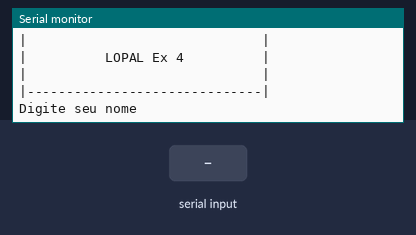
A sketch run on a simulated Arduino Uno, built with avr-gcc and run on an emulated ATmega328P. Parts: the last lines printed to the serial monitor. The test bench sets the inputs (shaded band).

Above: at 1.2 s.
1.3 s: "90,45\n" received over Serial
At 3.0 s:
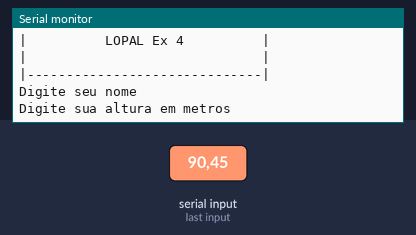
3.8 s: "30,150\n" received over Serial
At 5.0 s:
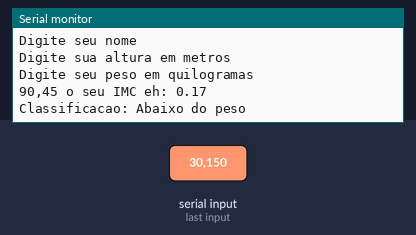

The sketch:

LOPAL_Ex_4.ino
```cpp
//Faça um programa que receba o nome, o peso e a altura de uma
//pessoa. Calcule e imprima o nome e o IMC dessa pessoa - IMC = peso
// / (altura * altura).

//Variáveis
String nome = "";
float altura = 0;
float peso = 0;
float IMC = 0;

void setup ()
{
  Serial.begin (9600);
}

void loop ()
{
  //Cabeçalho
  Serial.println ("|------------------------------|");
  Serial.println ("|                              |");
  Serial.println ("|          LOPAL Ex 4          |");
  Serial.println ("|                              |");
  Serial.println ("|------------------------------|");
  Serial.println ();//pula uma linha
  Serial.println ();//pula uma linha

  //Entrada
  Serial.println ("Digite seu nome");//pergunta o nome do usuário
  while (! Serial.available () );//espera o usuário digitar/dar um <Enter>
  nome = Serial.readString ();//resposta do usuário / ler um texto da serial
  nome.trim ();//retira  o \n (retira o enter capturado)

  Serial.println("Digite sua altura em metros");//pergunta a altura em metros  do usuário
  while (! Serial.available () );//espera o usuário digitar/dar um <Enter>
  altura = Serial.parseFloat ();//resposta do usuário


  Serial.println ("Digite seu peso em quilogramas");//pergunta o peso em quilogramas do usuário
  while (! Serial.available () );//espera o usuário digitar/dar um <Enter>
  peso = Serial.parseFloat ();//resposta do usuário

  //processamento
  IMC = peso / (altura * altura);

  //saída
  Serial.println (String (nome) + " o seu IMC eh: " + String (IMC, 2) );

   //Condicional para classificação do IMC
  if (IMC < 18.5)
{
  Serial.println ("Classificacao: Abaixo do peso");
} else if (IMC >= 18.5 && IMC < 25)
{
  Serial.println ("Classificacao: Peso normal");
} else if (IMC >= 25 && IMC < 30)
{
  Serial.println ("Classificacao: Sobrepeso");
} else if (IMC >= 30 && IMC < 35)
{
  Serial.println ("Classificacao: Obesidade grau I");
} else if (IMC >= 35 && IMC < 40)
{
  Serial.println ("Classificacao: Obesidade grau II");
} else
{
  Serial.println ("Classificacao: Obesidade grau III (morbida)");
}
  Serial.println ();
  delay (10000);//aguarda 5 segundos antes de rodar o loop novamente
}
```

Measured:
- after the input at 1.3 s, the serial monitor: prints a new line after 1.0 s (image 1)
- after the input at 3.8 s, the serial monitor: prints a new line at once (image 2)
